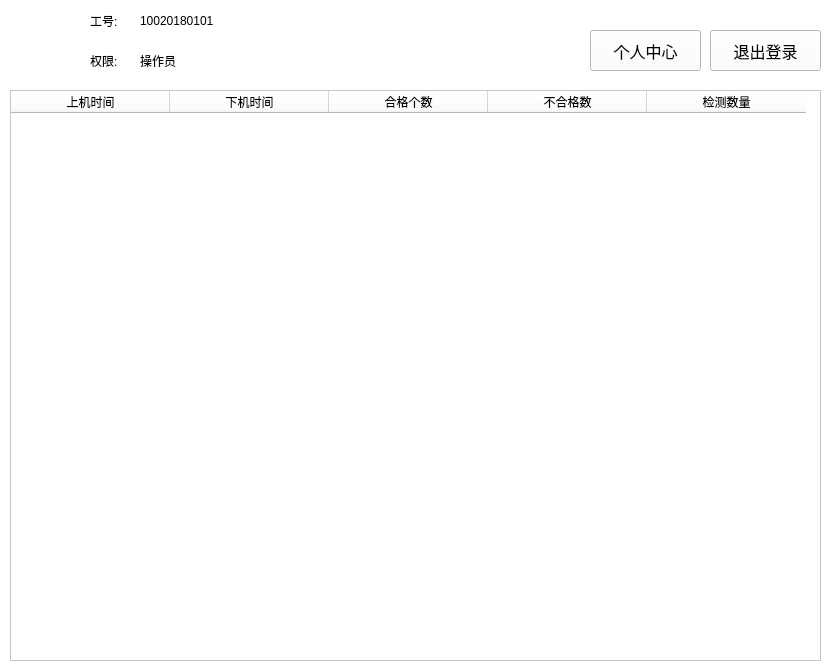
<?xml version="1.0" encoding="UTF-8"?>
<ui version="4.0">
 <class>UserInfo</class>
 <widget class="QWidget" name="UserInfo">
  <property name="geometry">
   <rect>
    <x>0</x>
    <y>0</y>
    <width>831</width>
    <height>671</height>
   </rect>
  </property>
  <property name="windowTitle">
   <string>Form</string>
  </property>
  <property name="styleSheet">
   <string notr="true">background-color: rgb(255, 255, 255);</string>
  </property>
  <widget class="QLabel" name="label">
   <property name="geometry">
    <rect>
     <x>10</x>
     <y>10</y>
     <width>60</width>
     <height>60</height>
    </rect>
   </property>
   <property name="styleSheet">
    <string notr="true">image: url(:/icon/res/ico_account.png);</string>
   </property>
   <property name="text">
    <string/>
   </property>
  </widget>
  <widget class="QLabel" name="label_2">
   <property name="geometry">
    <rect>
     <x>90</x>
     <y>10</y>
     <width>41</width>
     <height>21</height>
    </rect>
   </property>
   <property name="text">
    <string>工号:</string>
   </property>
  </widget>
  <widget class="QLabel" name="id">
   <property name="geometry">
    <rect>
     <x>140</x>
     <y>10</y>
     <width>111</width>
     <height>21</height>
    </rect>
   </property>
   <property name="text">
    <string>10020180101</string>
   </property>
  </widget>
  <widget class="QLabel" name="permission">
   <property name="geometry">
    <rect>
     <x>140</x>
     <y>50</y>
     <width>111</width>
     <height>21</height>
    </rect>
   </property>
   <property name="text">
    <string>操作员</string>
   </property>
  </widget>
  <widget class="QLabel" name="label_5">
   <property name="geometry">
    <rect>
     <x>90</x>
     <y>50</y>
     <width>41</width>
     <height>21</height>
    </rect>
   </property>
   <property name="text">
    <string>权限:</string>
   </property>
  </widget>
  <widget class="QTableWidget" name="history_table">
   <property name="geometry">
    <rect>
     <x>10</x>
     <y>90</y>
     <width>811</width>
     <height>571</height>
    </rect>
   </property>
   <attribute name="horizontalHeaderDefaultSectionSize">
    <number>159</number>
   </attribute>
   <column>
    <property name="text">
     <string>上机时间</string>
    </property>
   </column>
   <column>
    <property name="text">
     <string>下机时间</string>
    </property>
   </column>
   <column>
    <property name="text">
     <string>合格个数</string>
    </property>
   </column>
   <column>
    <property name="text">
     <string>不合格数</string>
    </property>
   </column>
   <column>
    <property name="text">
     <string>检测数量</string>
    </property>
   </column>
  </widget>
  <widget class="QPushButton" name="p_center">
   <property name="geometry">
    <rect>
     <x>590</x>
     <y>30</y>
     <width>111</width>
     <height>41</height>
    </rect>
   </property>
   <property name="font">
    <font>
     <family>黑体</family>
     <pointsize>12</pointsize>
     <weight>9</weight>
     <italic>false</italic>
     <bold>false</bold>
    </font>
   </property>
   <property name="styleSheet">
    <string notr="true">QPushButton {    
    border-radius: 10px;
    background-color: #00bcd4;
	font: 75 12pt &quot;黑体&quot;;
	color: white;
}

QPushButton:hover{
	background-color: #03a9f4;
	color: white;
}

QPushButton:pressed{
	background-color: #2196f3;
    border-style: inset;
}2196f3</string>
   </property>
   <property name="text">
    <string>个人中心</string>
   </property>
  </widget>
  <widget class="QPushButton" name="logout">
   <property name="geometry">
    <rect>
     <x>710</x>
     <y>30</y>
     <width>111</width>
     <height>41</height>
    </rect>
   </property>
   <property name="font">
    <font>
     <family>黑体</family>
     <pointsize>12</pointsize>
     <weight>9</weight>
     <italic>false</italic>
     <bold>false</bold>
    </font>
   </property>
   <property name="styleSheet">
    <string notr="true">QPushButton {    
    border-radius: 10px;
    background-color: #00bcd4;
	font: 75 12pt &quot;黑体&quot;;
	color: white;
}

QPushButton:hover{
	background-color: #03a9f4;
	color: white;
}

QPushButton:pressed{
	background-color: #2196f3;
    border-style: inset;
}2196f3</string>
   </property>
   <property name="text">
    <string>退出登录</string>
   </property>
  </widget>
 </widget>
 <resources/>
 <connections/>
</ui>
